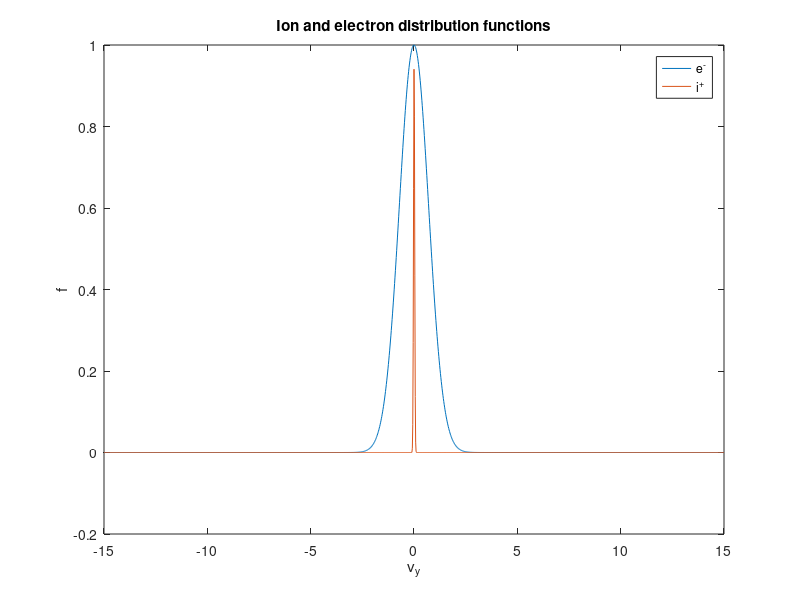

This chart was generated by the following MATLAB code:
TiTe=3;
mime=1836;
di=0.01;
de=-di/TiTe;
x=-15:0.02:15;
veth=1;
vith=sqrt(TiTe/mime)*veth;

fe=(1-x*de/veth/veth).*exp(-(x-de).^2/(veth^2));
fi=(1-x*di/vith/vith).*exp(-(x-di).^2/(vith^2));

plot(x,fe,x,fi)
legend('e^-','i^+')
xlabel('v_y')
ylabel('f')
title('Ion and electron distribution functions')
